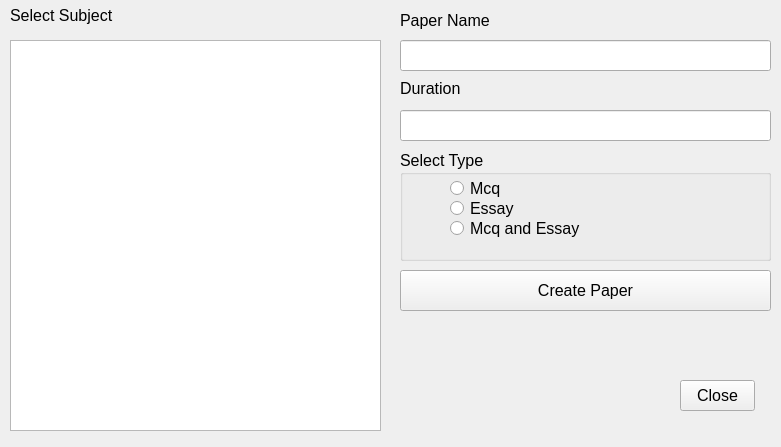
<?xml version="1.0" encoding="UTF-8"?>
<ui version="4.0">
 <class>NewHomeWork</class>
 <widget class="QWidget" name="NewHomeWork">
  <property name="geometry">
   <rect>
    <x>0</x>
    <y>0</y>
    <width>781</width>
    <height>447</height>
   </rect>
  </property>
  <property name="font">
   <font>
    <pointsize>12</pointsize>
   </font>
  </property>
  <property name="windowTitle">
   <string>Form</string>
  </property>
  <widget class="QLabel" name="lPaperName">
   <property name="geometry">
    <rect>
     <x>400</x>
     <y>10</y>
     <width>91</width>
     <height>21</height>
    </rect>
   </property>
   <property name="font">
    <font>
     <pointsize>12</pointsize>
    </font>
   </property>
   <property name="text">
    <string>Paper Name</string>
   </property>
  </widget>
  <widget class="QLabel" name="lSelectSubject">
   <property name="geometry">
    <rect>
     <x>10</x>
     <y>5</y>
     <width>111</width>
     <height>21</height>
    </rect>
   </property>
   <property name="font">
    <font>
     <pointsize>12</pointsize>
    </font>
   </property>
   <property name="text">
    <string>Select Subject</string>
   </property>
  </widget>
  <widget class="QLineEdit" name="lEPaperName">
   <property name="geometry">
    <rect>
     <x>400</x>
     <y>40</y>
     <width>371</width>
     <height>31</height>
    </rect>
   </property>
  </widget>
  <widget class="QLabel" name="lDuration">
   <property name="geometry">
    <rect>
     <x>400</x>
     <y>80</y>
     <width>71</width>
     <height>16</height>
    </rect>
   </property>
   <property name="font">
    <font>
     <pointsize>12</pointsize>
    </font>
   </property>
   <property name="text">
    <string>Duration</string>
   </property>
  </widget>
  <widget class="QLineEdit" name="lEDuration">
   <property name="geometry">
    <rect>
     <x>400</x>
     <y>110</y>
     <width>371</width>
     <height>31</height>
    </rect>
   </property>
  </widget>
  <widget class="QGroupBox" name="gBSelectType">
   <property name="geometry">
    <rect>
     <x>400</x>
     <y>150</y>
     <width>371</width>
     <height>111</height>
    </rect>
   </property>
   <property name="font">
    <font>
     <pointsize>12</pointsize>
    </font>
   </property>
   <property name="title">
    <string>Select Type</string>
   </property>
   <widget class="QRadioButton" name="rBMcq">
    <property name="geometry">
     <rect>
      <x>50</x>
      <y>30</y>
      <width>82</width>
      <height>17</height>
     </rect>
    </property>
    <property name="text">
     <string>Mcq</string>
    </property>
   </widget>
   <widget class="QRadioButton" name="rBEssay">
    <property name="geometry">
     <rect>
      <x>50</x>
      <y>50</y>
      <width>82</width>
      <height>17</height>
     </rect>
    </property>
    <property name="text">
     <string>Essay</string>
    </property>
   </widget>
   <widget class="QRadioButton" name="rBEssayMcq">
    <property name="geometry">
     <rect>
      <x>50</x>
      <y>70</y>
      <width>131</width>
      <height>17</height>
     </rect>
    </property>
    <property name="text">
     <string>Mcq and Essay</string>
    </property>
   </widget>
  </widget>
  <widget class="QPushButton" name="pBCreatePaper">
   <property name="geometry">
    <rect>
     <x>400</x>
     <y>270</y>
     <width>371</width>
     <height>41</height>
    </rect>
   </property>
   <property name="text">
    <string>Create Paper</string>
   </property>
  </widget>
  <widget class="QPushButton" name="pBClose">
   <property name="geometry">
    <rect>
     <x>680</x>
     <y>380</y>
     <width>75</width>
     <height>31</height>
    </rect>
   </property>
   <property name="text">
    <string>Close</string>
   </property>
  </widget>
  <widget class="QTreeWidget" name="tWSelectSubject">
   <property name="geometry">
    <rect>
     <x>10</x>
     <y>40</y>
     <width>371</width>
     <height>391</height>
    </rect>
   </property>
   <property name="font">
    <font>
     <pointsize>12</pointsize>
    </font>
   </property>
   <property name="sortingEnabled">
    <bool>true</bool>
   </property>
   <attribute name="headerVisible">
    <bool>false</bool>
   </attribute>
   <column>
    <property name="text">
     <string notr="true">1</string>
    </property>
   </column>
  </widget>
 </widget>
 <resources/>
 <connections>
  <connection>
   <sender>pBClose</sender>
   <signal>clicked()</signal>
   <receiver>NewHomeWork</receiver>
   <slot>close()</slot>
   <hints>
    <hint type="sourcelabel">
     <x>715</x>
     <y>387</y>
    </hint>
    <hint type="destinationlabel">
     <x>901</x>
     <y>387</y>
    </hint>
   </hints>
  </connection>
 </connections>
</ui>
